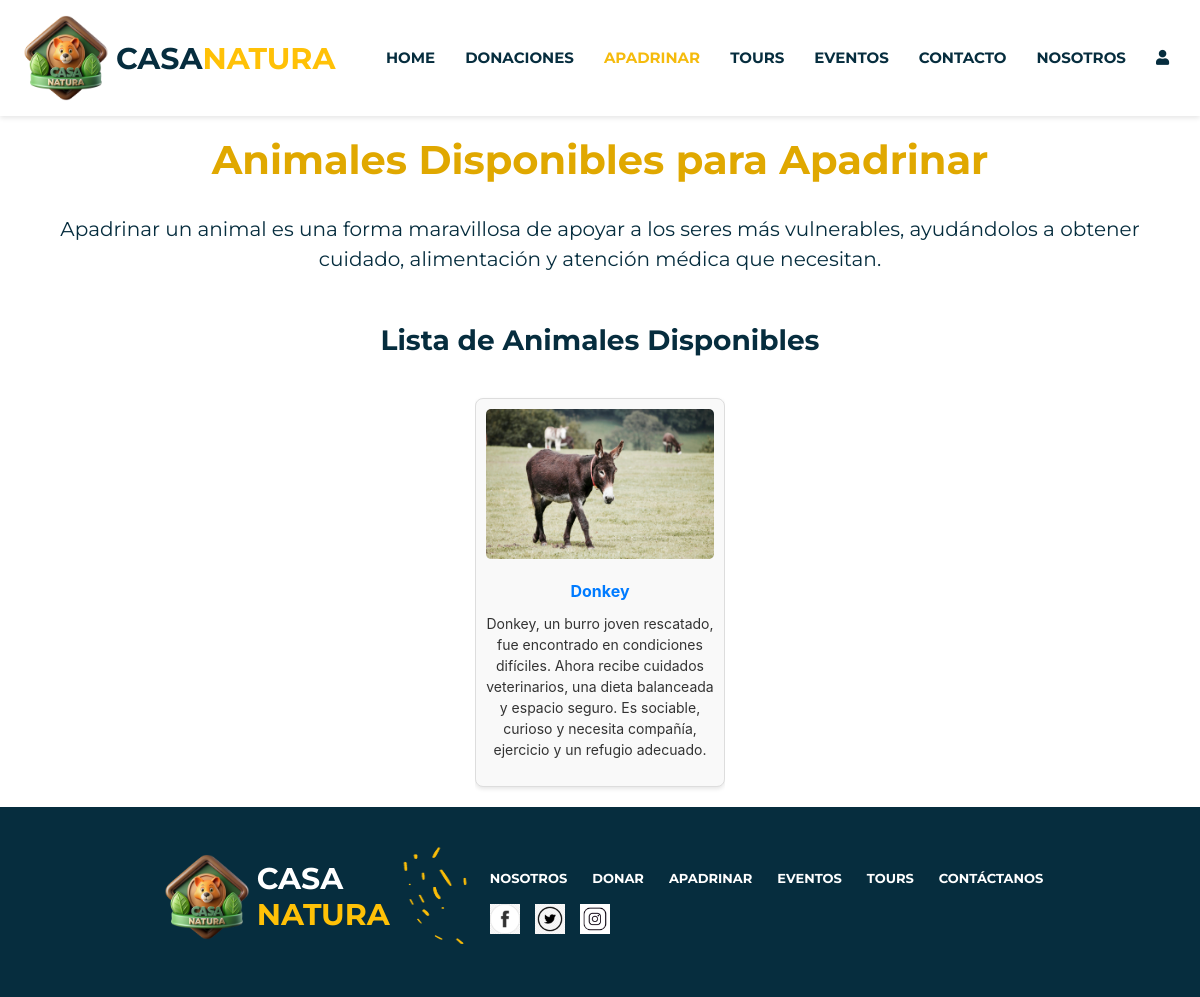
Before: /listadoAnimalesDisponibles.php with the older database file.
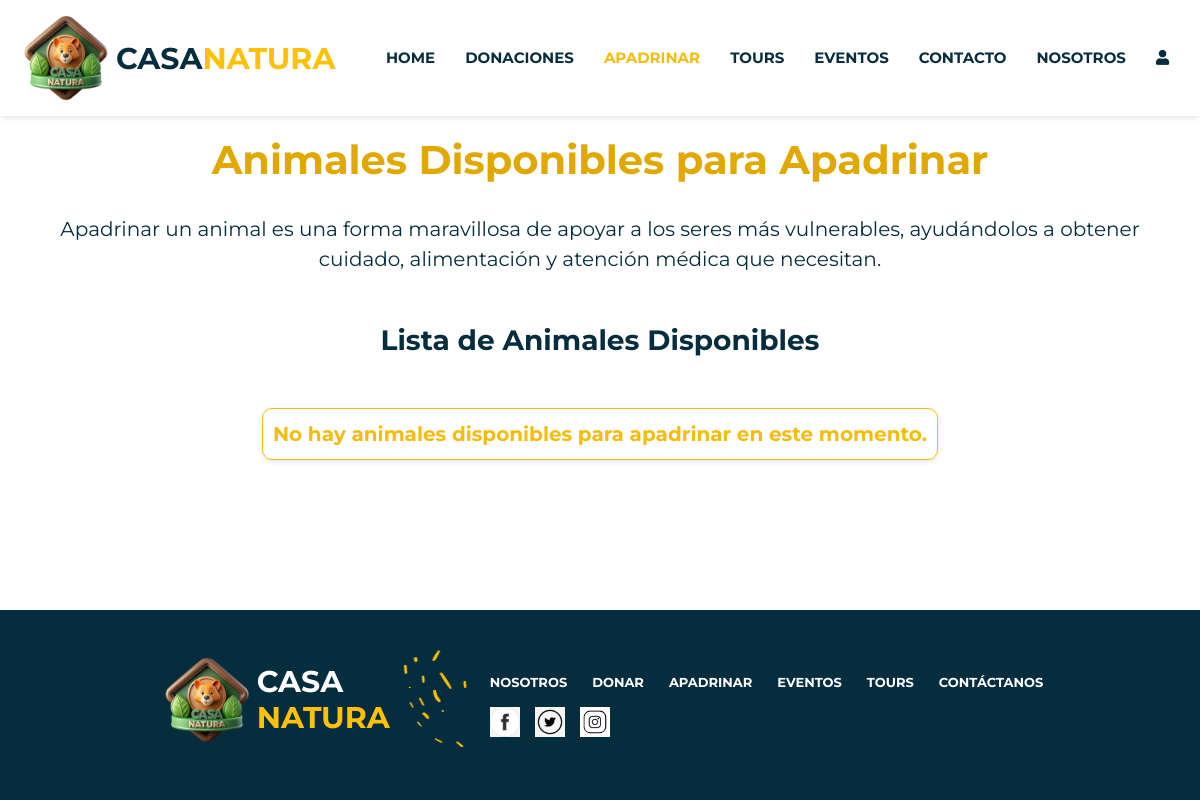
After: the same page with the newer database file.
### tables this page shows
CREATE TABLE `animal` (
  `ID_Animal` int(10) NOT NULL,
  `Nombre` varchar(30) NOT NULL,
  `Raza` varchar(30) NOT NULL,
  `Especie` varchar(30) NOT NULL,
  `Fecha_Ingreso` date NOT NULL,
  `Estado_Salud` varchar(20) NOT NULL,
  `Fecha_Nacimiento` date NOT NULL,
  `Apadrinado` tinyint(1) NOT NULL,
  `Imagen` varchar(255) NOT NULL,
  `Historia` varchar(255) NOT NULL,
  `Necesidades` varchar(255) NOT NULL
);

### listadoAnimalesDisponibles.php (the view, shortened to what this page needs)
<!DOCTYPE html>
<html lang="en">
<head>
    <link href="https://cdnjs.cloudflare.com/ajax/libs/font-awesome/5.15.4/css/all.min.css" rel="stylesheet">
    <link rel="stylesheet" href="./css/style.css" >
    <link rel="stylesheet" href="https://cdn.jsdelivr.net/npm/bootstrap@4.3.1/dist/css/bootstrap.min.css">
</head>
    <body>
        <nav>
            <?php
                include("fragmentos.php");
                echo $navbar;
            ?>
        </nav>
<main>
    <div class="container">
        <h1 class="animales-apadrinar-title">Animales Disponibles para Apadrinar</h1>
        <p class="animales-apadrinar-subtitle">Apadrinar un animal es una forma maravillosa de apoyar a los seres más vulnerables, ayudándolos a obtener cuidado, alimentación y atención médica que necesitan.</p>
        <h3 class="animales-apadrinar-list-title">Lista de Animales Disponibles</h3>
        <div class="animal-grid">
            <?php
                include 'actions/conexion.php';
                try {
                    $sql = "SELECT a.ID_Animal, a.Nombre, a.Imagen, a.Historia, a.Especie, a.Raza, a.Fecha_Nacimiento
                    FROM animal a
                    WHERE Apadrinado=0";
                    $result = $conn->query($sql);
                    if ($result->num_rows > 0) {
                        while ($animal = $result->fetch_assoc()) {
                            echo '<div class="animal-card">';
                            echo '<img class="imagenAnimal" src="./actions/'.$animal['Imagen'].'">';
                            echo '<a href="animal.php?id=' . $animal['ID_Animal'] . '">' . htmlspecialchars($animal['Nombre']) . '</a>';
                            echo '<p> '.$animal['Historia'].'</p>';
                            echo '</div>';
                        }
                    } else {
                        echo '<p class="mensajeAnimalesApadrinar">No hay animales disponibles para apadrinar en este momento.</p>';
                    }
                } catch (PDOException $e) {
                    echo "<p>Error al cargar los animales: " . htmlspecialchars($e->getMessage()) . "</p>";
                }
            ?>
        </div>
    </div>
</main>
    <footer>
        <?php
         include "fragmentos.php";
         echo $footer;
         ?>
    </footer>
</body>
</html>

Changed rows visible on the page:
no longer on this page (row edited): animal: Imagen (picture), Nombre "Donkey", Historia "Donkey, un burro joven rescatado, fue encontrado en condiciones difíciles. Ahora recibe cuidados veterinarios, una dieta balanceada y espacio seguro. Es sociable, curioso y necesita compañía, ejercicio y un refugio adecuado."
Other visible differences:
text now shown: "No hay animales disponibles para apadrinar en este momento."
